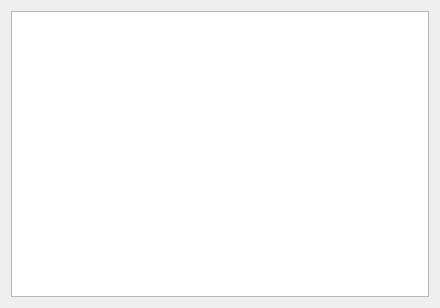
<?xml version="1.0" encoding="UTF-8"?>
<ui version="4.0">
 <class>TableViewWidget</class>
 <widget class="QWidget" name="TableViewWidget">
  <property name="geometry">
   <rect>
    <x>0</x>
    <y>0</y>
    <width>440</width>
    <height>308</height>
   </rect>
  </property>
  <property name="windowTitle">
   <string>Form</string>
  </property>
  <layout class="QVBoxLayout" name="verticalLayout">
   <item>
    <widget class="QTableView" name="tableView"/>
   </item>
  </layout>
 </widget>
 <resources/>
 <connections/>
</ui>
